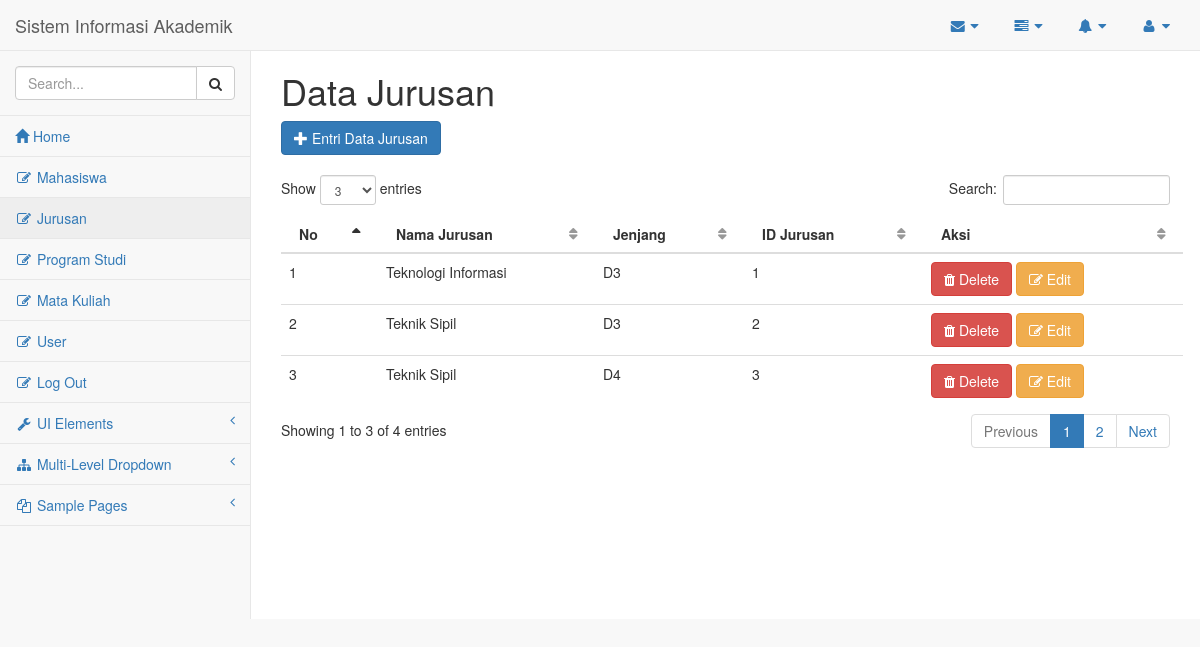
Screenshot of /index.php?page=jurusan (signed in) with the database file from the repository.
### tables this page shows
CREATE TABLE IF NOT EXISTS `jurusan` (
`id_jurusan` int(11) NOT NULL,
  `nama_jurusan` varchar(50) NOT NULL,
  `jenjang` varchar(25) NOT NULL
);

### jurusan.php (the view, shortened to what this page needs)
<?php
$aksi=isset($_GET['aksi']) ? $_GET['aksi'] : 'list';
switch ($aksi) {
?>
<?php
case 'list' :
?>
<h1> Data Jurusan </h1>
<a href="?page=jurusan&aksi=entri" class="btn btn-primary"><span class="glyphicon glyphicon-plus"></span> Entri Data Jurusan</a>
<table class="table table-hover" id="dataTables-example">
<thead>
	<tr>
		<th>No</th>
		<th>Nama Jurusan</th>
		<th>Jenjang</th>
		<th>ID Jurusan</th>
		<th>Aksi</th>
	</tr>
</thead>
<tbody>
<?php
$q=mysql_query("SELECT * FROM jurusan");
$no=1;
while ($data=mysql_fetch_array($q)) {
?>
	<tr>
		<td> <?php echo $no; ?> </td>
		<td> <?php echo $data ['nama_jurusan'] ?> </td>
		<td> <?php echo $data ['jenjang'] ?> </td>
		<td> <?php echo $data ['id_jurusan'] ?> </td>
		<td>
		<a href="aksi_jurusan.php?proses=hapus&id_hapus=<?php echo $data['id_jurusan'] ?>"
		onclick="return confirm('Apakah Anda Yakin Untuk Menghapus Data Ini?')" class="btn btn-danger"><i class="fa fa-trash"></i> Delete</a>
		<a href="?page=jurusan&aksi=edit&id_edit=<?php echo $data['id_jurusan'] ?>"
		onclick="return confirm('Apakah Anda Yakin Untuk Mengedit Data Ini?')" class="btn btn-warning"><i class="fa fa-edit"></i> Edit</a>
		</td>
	</tr>
<?php
$no++;
}
?>
</tbody>
</table>
<?php
break;
?>
<?php
}
?>

### css/sb-admin-2.css (style rules this page uses)
body { background-color: #f8f8f8; }
table.dataTable thead .sorting, table.dataTable thead .sorting_asc, table.dataTable thead .sorting_desc, table.dataTable thead .sorting_asc_disabled, table.dataTable thead .sorting_desc_disabled { background: transparent; }
table.dataTable thead .sorting_asc:after { content: "\f0de"; float: right; font-family: fontawesome; }
table.dataTable thead .sorting:after { content: "\f0dc"; float: right; font-family: fontawesome; color: rgba(50, 50, 50, 0.5); }

### rows the page displays
jurusan: nama_jurusan "Teknologi Informasi", jenjang "D3", id_jurusan "1"
jurusan: nama_jurusan "Teknik Sipil", jenjang "D3", id_jurusan "2"
jurusan: nama_jurusan "Teknik Sipil", jenjang "D4", id_jurusan "3"
